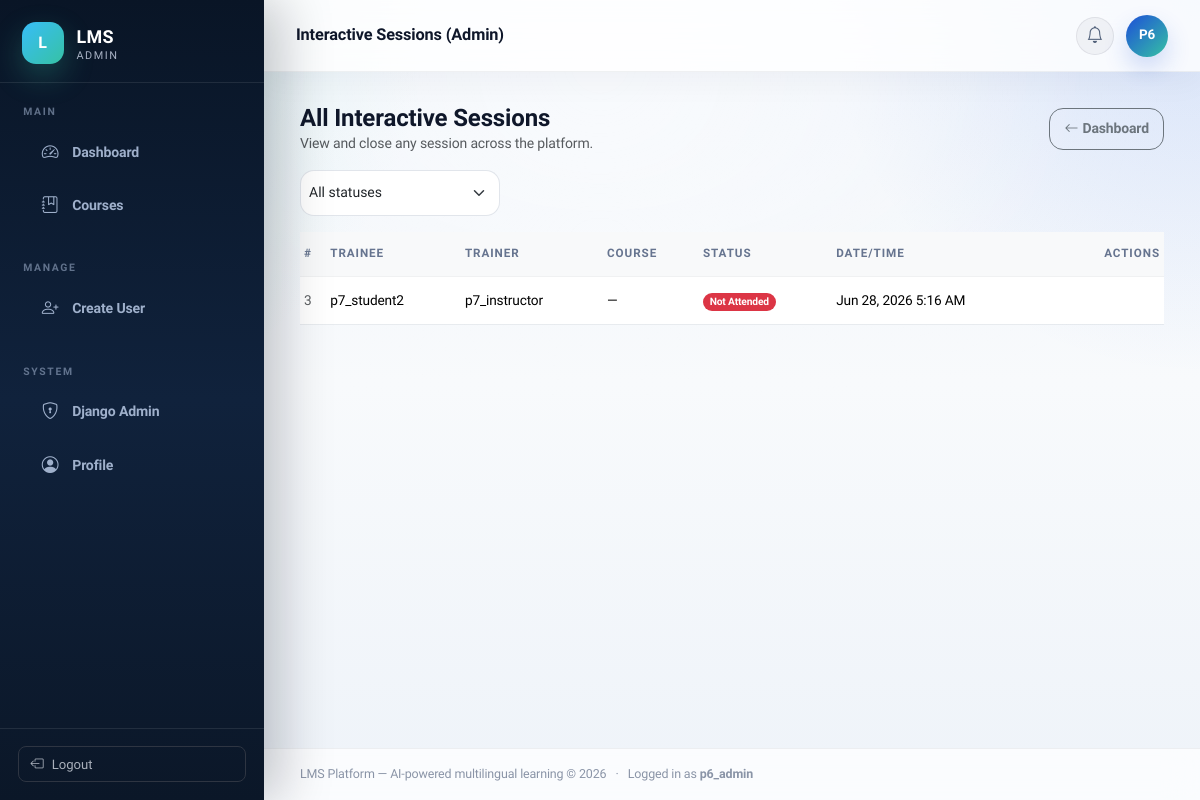
The page /doubt/admin/sessions/ (signed in) on the database as committed earlier.
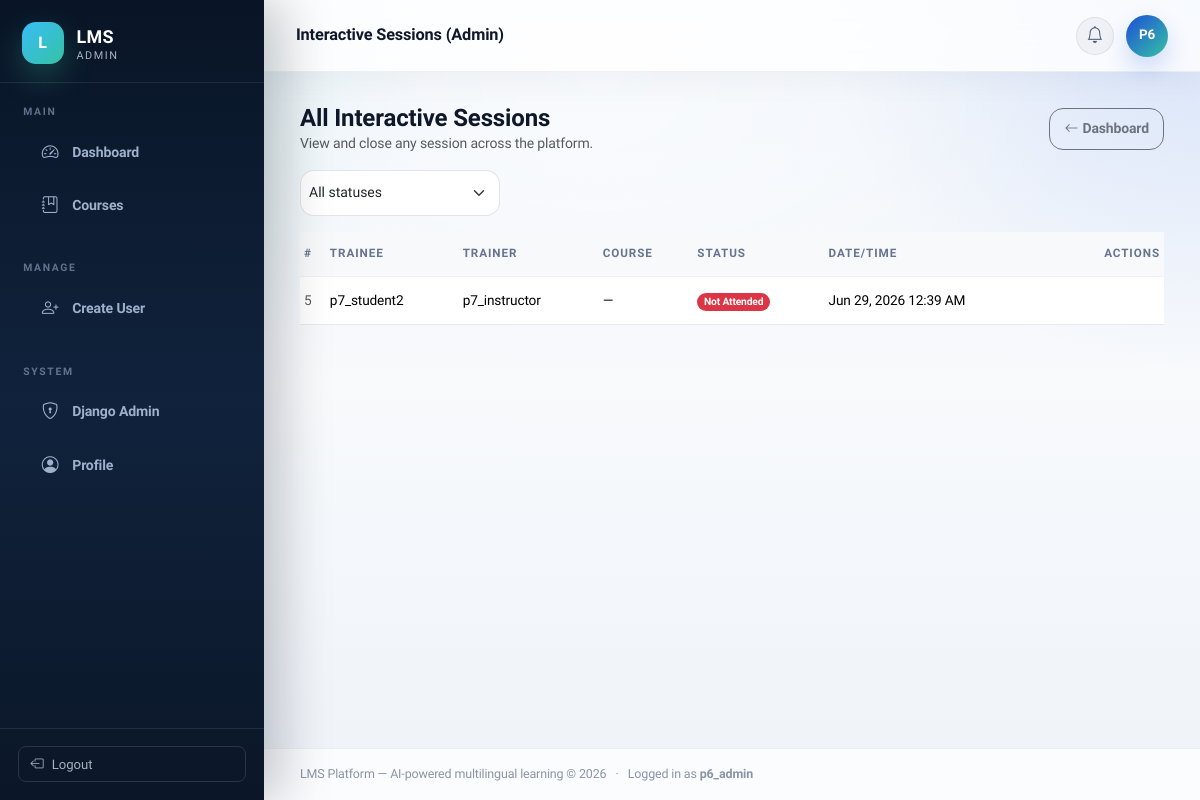
The same page on the database as committed later.
### users/models.py (models this page shows, shortened)
class User(AbstractUser):
    class Role(models.TextChoices):
        ADMIN = 'admin', 'Admin'
        INSTRUCTOR = 'instructor', 'Trainer'
        STUDENT = 'student', 'Trainee'
    class Language(models.TextChoices):
        ENGLISH = 'en', 'English'
        MALAYALAM = 'ml', 'Malayalam'
    role = models.CharField(
        max_length=20,
        choices=Role.choices,
        default=Role.STUDENT,
    )
    google_meet_link = models.URLField(
        blank=True,
        null=True,
        help_text='Personal Google Meet link (instructors only).',
    )
    profile_picture = models.ImageField(
        upload_to='profiles/',
        blank=True,
        null=True,
    )
    phone = models.CharField(max_length=15, blank=True, null=True)
    preferred_language = models.CharField(
        max_length=2,
        choices=Language.choices,
        default=Language.ENGLISH,
    )

### doubt_sessions/models.py (models this page shows, shortened)
class DoubtSession(models.Model):
    class Status(models.TextChoices):
        REQUESTED = 'requested', 'Requested'
        SELECTED  = 'selected',  'Slots Proposed'
        CONFIRMED = 'confirmed', 'Confirmed'
        POSTPONED = 'postponed', 'Postponed by Trainer'
        ATTENDED  = 'attended',  'Attended'
        NO_SHOW   = 'no_show',   'Not Attended'
        CANCELLED = 'cancelled', 'Cancelled'
        COMPLETED = 'completed', 'Completed'
    student = models.ForeignKey(
        settings.AUTH_USER_MODEL,
        on_delete=models.CASCADE,
        related_name='doubt_sessions_as_student',
        limit_choices_to={'role': 'student'},
    )
    instructor = models.ForeignKey(
        settings.AUTH_USER_MODEL,
        on_delete=models.CASCADE,
        related_name='doubt_sessions_as_instructor',
    )
    slot = models.OneToOneField(
        InstructorSlot,
        on_delete=models.PROTECT,
        related_name='session',
        null=True,
        blank=True,
    )
    course = models.ForeignKey(
        'courses.Course',
        on_delete=models.SET_NULL,
        null=True,
        blank=True,
        related_name='doubt_sessions',
    )
    request_message  = models.TextField(blank=True)
    meet_url         = models.URLField(blank=True, null=True)
    instructor_postponed_once = models.BooleanField(default=False)
    status           = models.CharField(
        max_length=20, choices=Status.choices, default=Status.CONFIRMED, db_index=True
    )
    last_attended_at = models.DateTimeField(blank=True, null=True)
    created_at       = models.DateTimeField(auto_now_add=True)
    class Meta:
        ordering = ['-created_at']

class InstructorSlot(models.Model):
    instructor = models.ForeignKey(
        settings.AUTH_USER_MODEL,
        on_delete=models.CASCADE,
        related_name='slots',
        limit_choices_to={'role': 'instructor'},
    )
    slot_datetime = models.DateTimeField()
    is_available  = models.BooleanField(default=True, db_index=True)
    class Meta:
        ordering = ['slot_datetime']

### doubt_sessions/views.py (the view)
    def wrapper(request, *args, **kwargs):
        if not request.user.is_authenticated:
            return redirect('login')
        if request.user.role != User.Role.ADMIN:
            messages.error(request, 'Admin access required.')
            return redirect('home')
        return view_func(request, *args, **kwargs)

### chatbot/context_processors.py (called while the page is built, shortened)
def learning_assistant_context(request):
    user = getattr(request, 'user', None)
    if not user or not user.is_authenticated or user.role != 'student':
        return {}

### doubt_sessions/views.py (called while the page is built)
def _admin_required(view_func):
    def wrapper(request, *args, **kwargs):
        if not request.user.is_authenticated:
            return redirect('login')
        if request.user.role != User.Role.ADMIN:
            messages.error(request, 'Admin access required.')
            return redirect('home')
        return view_func(request, *args, **kwargs)
    wrapper.__name__ = view_func.__name__
    return wrapper

@_admin_required
def admin_sessions(request):
    status_filter = request.GET.get('status', '')
    qs = (
        DoubtSession.objects
        .all()
        .select_related('student', 'instructor', 'slot', 'course')
        .order_by('-created_at')
    )
    if status_filter:
        qs = qs.filter(status=status_filter)
    return render(request, 'doubt_sessions/admin_sessions.html', {
        'sessions':       qs,
        'status_filter':  status_filter,
        'status_choices': DoubtSession.Status.choices,
    })

### templates/doubt_sessions/admin_sessions.html (shortened to what this page needs)
{% extends "base.html" %}
{% load tz %}
{% block page_title %}Interactive Sessions (Admin){% endblock %}
{% block content %}
<div class="d-flex align-items-center justify-content-between mb-3 flex-wrap gap-2">
  <div>
    <h4 class="mb-0 fw-bold">All Interactive Sessions</h4>
    <p class="text-muted mb-0" style="font-size:.875rem;">View and close any session across the platform.</p>
  </div>
  <a href="{% url "admin-dashboard" %}" class="btn btn-outline-secondary btn-sm">
    <i class="bi bi-arrow-left me-1"></i>Dashboard
  </a>
</div>
<form method="get" class="d-flex gap-2 mb-3 flex-wrap">
  <select name="status" class="form-select form-select-sm" style="max-width:200px;" onchange="this.form.submit()">
    <option value="">All statuses</option>
  </select>
</form>
{% if sessions %}
<div class="table-responsive">
  <table class="table table-sm table-hover align-middle" style="font-size:.855rem;">
    <thead class="table-light">
      <tr>
        <th>#</th>
        <th>Trainee</th>
        <th>Trainer</th>
        <th>Course</th>
        <th>Status</th>
        <th>Date/Time</th>
        <th class="text-end">Actions</th>
      </tr>
    </thead>
    <tbody>
      {% for s in sessions %}
      <tr>
        <td class="text-muted">{{ s.id }}</td>
        <td>{{ s.student.get_full_name|default:s.student.username }}</td>
        <td>{{ s.instructor.get_full_name|default:s.instructor.username }}</td>
        <td>{{ s.course.title|default:"—" }}</td>
        <td>
          <span class="badge
            {% if s.status == "confirmed" %}bg-primary
            {% elif s.status == "attended" or s.status == "completed" %}bg-success
            {% elif s.status == "cancelled" %}bg-secondary
            {% elif s.status == "no_show" %}bg-danger
            {% elif s.status == "postponed" %}bg-warning text-dark
            {% elif s.status == "requested" %}bg-warning text-dark
            {% elif s.status == "selected" %}bg-info text-dark
            {% else %}bg-secondary{% endif %}">
            {{ s.get_status_display }}
          </span>
        </td>
        <td>
          {% if s.slot %}
          {% localtime on %}{{ s.slot.slot_datetime|date:"M j, Y g:i A" }}{% endlocaltime %}
          {% elif s.status == "requested" %}
          <span class="text-muted">Awaiting slots</span>
          {% elif s.status == "selected" %}
          <span class="text-muted">Awaiting trainee choice</span>
          {% elif s.status == "postponed" %}
          <span class="text-muted">Trainer must propose new slots</span>
          {% else %}—{% endif %}
        </td>
        <td class="text-end">
        </td>
      </tr>
      {% endfor %}
    </tbody>
  </table>
</div>
{% else %}
<div class="empty-state">
  <i class="bi bi-calendar-x"></i>
  <p class="mt-3">No sessions found.</p>
</div>
{% endif %}
{% endblock %}

### templates/base.html (shortened to what this page needs)
<!DOCTYPE html>
<html lang="en">
<head>
  <link rel="stylesheet" href="https://cdn.jsdelivr.net/npm/bootstrap@5.3.3/dist/css/bootstrap.min.css">
  <link rel="stylesheet" href="https://cdn.jsdelivr.net/npm/bootstrap-icons@1.11.3/font/bootstrap-icons.min.css">
</head>
<body>
{% if user.is_authenticated %}
<aside class="lms-sidebar" id="lms-sidebar">
  <a href="{% url 'home' %}" class="sidebar-brand">
    <div class="brand-icon">L</div>
    <div>
      <div class="brand-name">LMS</div>
      <div class="brand-sub">{{ user.get_role_display }}</div>
    </div>
  </a>
  {% if user.role == 'admin' %}
  <div class="sidebar-section">
    <span class="sidebar-label">Main</span>
    <ul class="sidebar-nav">
      <li><a href="{% url 'admin-dashboard' %}"><span class="nav-icon"><i class="bi bi-speedometer2"></i></span>Dashboard</a></li>
      <li><a href="{% url 'course-list' %}"><span class="nav-icon"><i class="bi bi-journal-bookmark"></i></span>Courses</a></li>
    </ul>
  </div>
  <div class="sidebar-section">
    <span class="sidebar-label">Manage</span>
    <ul class="sidebar-nav">
      <li>
        <a href="{% url 'create-user' %}">
          <span class="nav-icon"><i class="bi bi-person-plus"></i></span>Create User
        </a>
      </li>
    </ul>
  </div>
  <div class="sidebar-section">
    <span class="sidebar-label">System</span>
    <ul class="sidebar-nav">
      <li><a href="{% url 'admin:index' %}"><span class="nav-icon"><i class="bi bi-shield-lock"></i></span>Django Admin</a></li>
      <li><a href="{% url 'profile' %}"><span class="nav-icon"><i class="bi bi-person-circle"></i></span>Profile</a></li>
    </ul>
  </div>
  {% endif %}
  <div class="sidebar-footer">
    <form method="post" action="{% url 'logout' %}">
      <button type="submit"
              style="width:100%;background:none;border:1px solid #2e3542;border-radius:8px;color:#a9b0bb;
                     font-size:.82rem;padding:.45rem .75rem;cursor:pointer;display:flex;align-items:center;gap:.5rem;">
        <i class="bi bi-box-arrow-left"></i> Logout
      </button>
    </form>
  </div>
</aside>
{% endif %}
<div class="lms-main {% if user.is_authenticated %}has-sidebar{% endif %}" id="lms-main">
  {% if user.is_authenticated %}
  <header class="lms-topbar">
    <span class="topbar-title d-none d-sm-block">{% block page_title %}{% endblock %}</span>
    <div class="topbar-right">
      <div class="dropdown">
        <button class="topbar-icon-btn" data-bs-toggle="dropdown" aria-label="Notifications">
          <i class="bi bi-bell"></i>
        </button>
      </div>
      <div class="dropdown">
        <div class="user-avatar" data-bs-toggle="dropdown" title="{{ user.username }}">
          {{ user.username|slice:":2"|upper }}
        </div>
      </div>
    </div>
  </header>
  {% endif %}
  <main class="lms-content {% block content_class %}{% endblock %}">
    {% block content %}{% endblock %}
  </main>
  <footer class="lms-footer">
    LMS Platform &mdash; AI-powered multilingual learning &copy; 2026
    {% if user.is_authenticated %}
    &ensp;&middot;&ensp; Logged in as <strong>{{ user.username }}</strong>
    {% endif %}
  </footer>
</div>
</body>
</html>

Rows that differ between the two databases and show on the page:
removed DoubtSession: id "3", student.get_full_name "p7_student2", instructor.get_full_name "p7_instructor", course "—", status "Not Attended", slot.slot_datetime "Jun 28, 2026 5:16 AM"
added DoubtSession: id "5", student.get_full_name "p7_student2", instructor.get_full_name "p7_instructor", course "—", status "Not Attended", slot.slot_datetime "Jun 29, 2026 12:39 AM"
